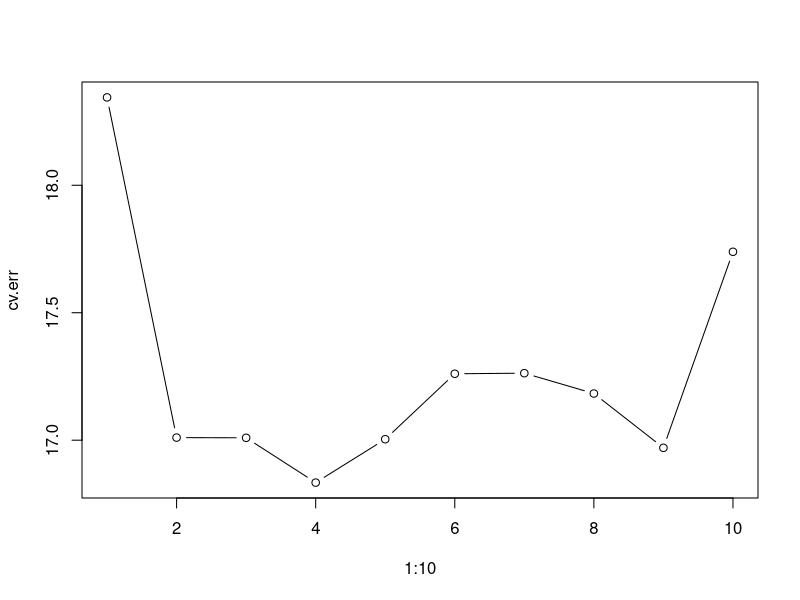
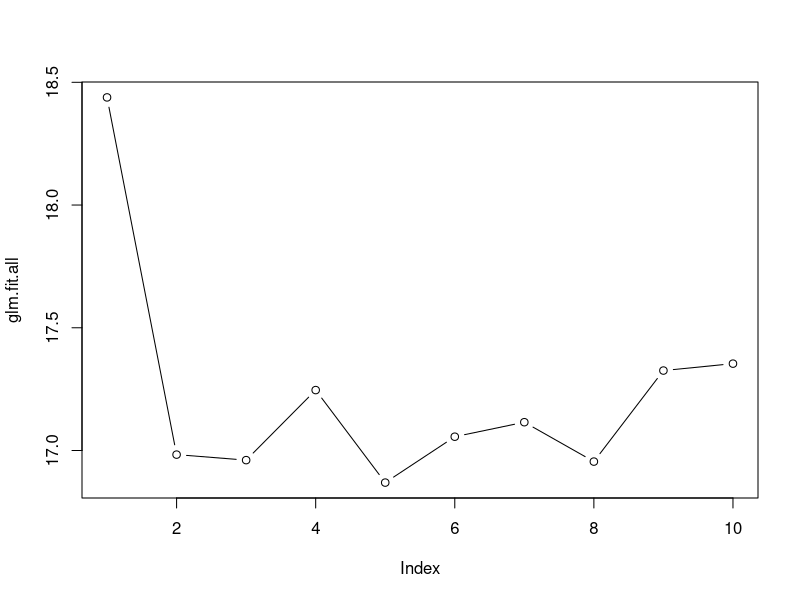
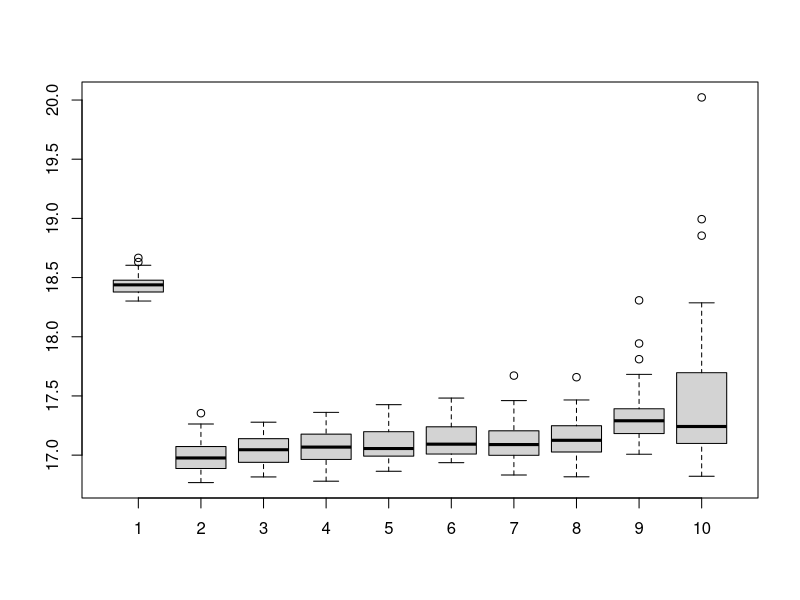

Recreate these plots in R, in order.
## ---- chunk 1
require(stats)
require(boot)
require(readr)
## ---- chunk 2
col.names = c("displacement", "horsepower", "weight", "acceleration", "mpg")
cars <- read_csv(file="auto-mpg.csv", col_names=col.names)
## ---- chunk 3
glm.fit.1 <- glm(mpg~poly(displacement+horsepower+weight+acceleration,1), data=cars)
glm.fit.2 <- glm(mpg~poly(displacement+horsepower+weight+acceleration,2), data=cars)
glm.fit.3 <- glm(mpg~poly(displacement+horsepower+weight+acceleration,3), data=cars)
glm.fit.4 <- glm(mpg~poly(displacement+horsepower+weight+acceleration,4), data=cars)
glm.fit.5 <- glm(mpg~poly(displacement+horsepower+weight+acceleration,5), data=cars)
glm.fit.6 <- glm(mpg~poly(displacement+horsepower+weight+acceleration,6), data=cars)
glm.fit.7 <- glm(mpg~poly(displacement+horsepower+weight+acceleration,7), data=cars)
glm.fit.8 <- glm(mpg~poly(displacement+horsepower+weight+acceleration,8), data=cars)
glm.fit.9 <- glm(mpg~poly(displacement+horsepower+weight+acceleration,9), data=cars)
glm.fit.10 <- glm(mpg~poly(displacement+horsepower+weight+acceleration,10), data=cars)
## ---- chunk 4
set.seed(284)
cv.err.1 <- cv.glm(cars,glm.fit.1,K=5)$delta[1]
cv.err.2 <- cv.glm(cars,glm.fit.2,K=5)$delta[1]
cv.err.3 <- cv.glm(cars,glm.fit.3,K=5)$delta[1]
cv.err.4 <- cv.glm(cars,glm.fit.4,K=5)$delta[1]
cv.err.5 <- cv.glm(cars,glm.fit.5,K=5)$delta[1]
cv.err.6 <- cv.glm(cars,glm.fit.6,K=5)$delta[1]
cv.err.7 <- cv.glm(cars,glm.fit.7,K=5)$delta[1]
cv.err.8 <- cv.glm(cars,glm.fit.8,K=5)$delta[1]
cv.err.9 <- cv.glm(cars,glm.fit.9,K=5)$delta[1]
cv.err.10 <- cv.glm(cars,glm.fit.10,K=5)$delta[1]


cv.err <- rbind(cv.err.1, cv.err.2,cv.err.3,cv.err.4,cv.err.5,cv.err.6,cv.err.7,cv.err.8, cv.err.9, cv.err.10)
## ---- chunk 5
plot(x = 1:10, cv.err, type='b')
## ---- chunk 6
fit.cv <-function(degree){
  
  glm.fit <- glm(mpg~poly(displacement+horsepower+weight+acceleration,degree), data=cars)
  cv.error <- cv.glm(cars, glm.fit, K=5)$delta[1]
  return(cv.error)}

max.degree = 10

glm.fit.all <- mapply(1:max.degree, FUN=fit.cv)
plot(glm.fit.all, type='b')
## ---- chunk 7
get.cv.errors <- function(){mapply(1:max.degree, FUN=fit.cv)}

# note this is a bit slow
a <- replicate(50, exp=get.cv.errors())

boxplot.matrix(a, use.cols=FALSE)
